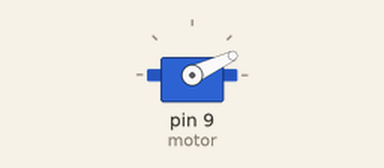
Recording of a sketch running on a simulated Arduino Uno, built with avr-gcc and run on an emulated ATmega328P. Shown: servo. Random numbers use the default seed unless the sketch sets one; what the sketch prints to the serial monitor is not drawn.

Above: at 0.15 s.
At 9.75 s:
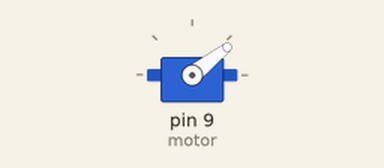
At 18.92 s:
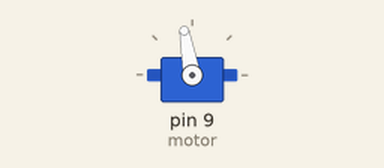
At 37.86 s:
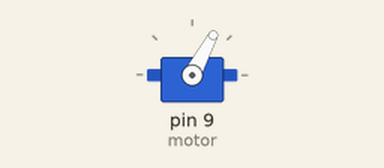
Timing chart, 0 to 40.0 s (numbered marks = the images above):
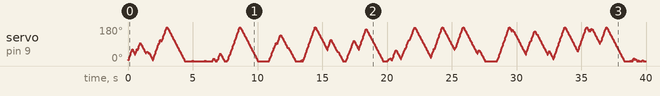

The sketch:

random_input_chest.ino
```cpp
#include <Servo.h>

Servo motor;

const int min_gsr = 15;
const int opening_speed = 3;
const int closing_speed = 2;
int pos;
int gsr;

bool readData()
{
  gsr += random(-3,4);
  if(gsr < 0)
  {
    gsr = random(5);
  }
  if(gsr > 30)
  {
    gsr = random(25,31);
  }
  return true;
}

void update_position()
{
  if(gsr > min_gsr)
  {
    pos += opening_speed;
  }
  else
  {
    pos -= closing_speed;
  }
  if(pos < 0)
  {
    pos = 0;
  }
  if(pos >= 180)
  {
    pos = 180;
  }
}

void setup() {
  motor.attach(9);
  motor.write(0);
  pos = 0;
  Serial.begin(9600);
  randomSeed(analogRead(0));
  gsr = random(31);
}

void loop() {
  // print a random number from 0 to 30
  Serial.println(gsr);
  if(readData())
  {
    update_position();
    motor.write(pos);
    delay(15);
    if(pos == 180)
    {
      Serial.println("CHEST IS OPEN!\n");
      gsr = 0;
    }
  }
}
```
